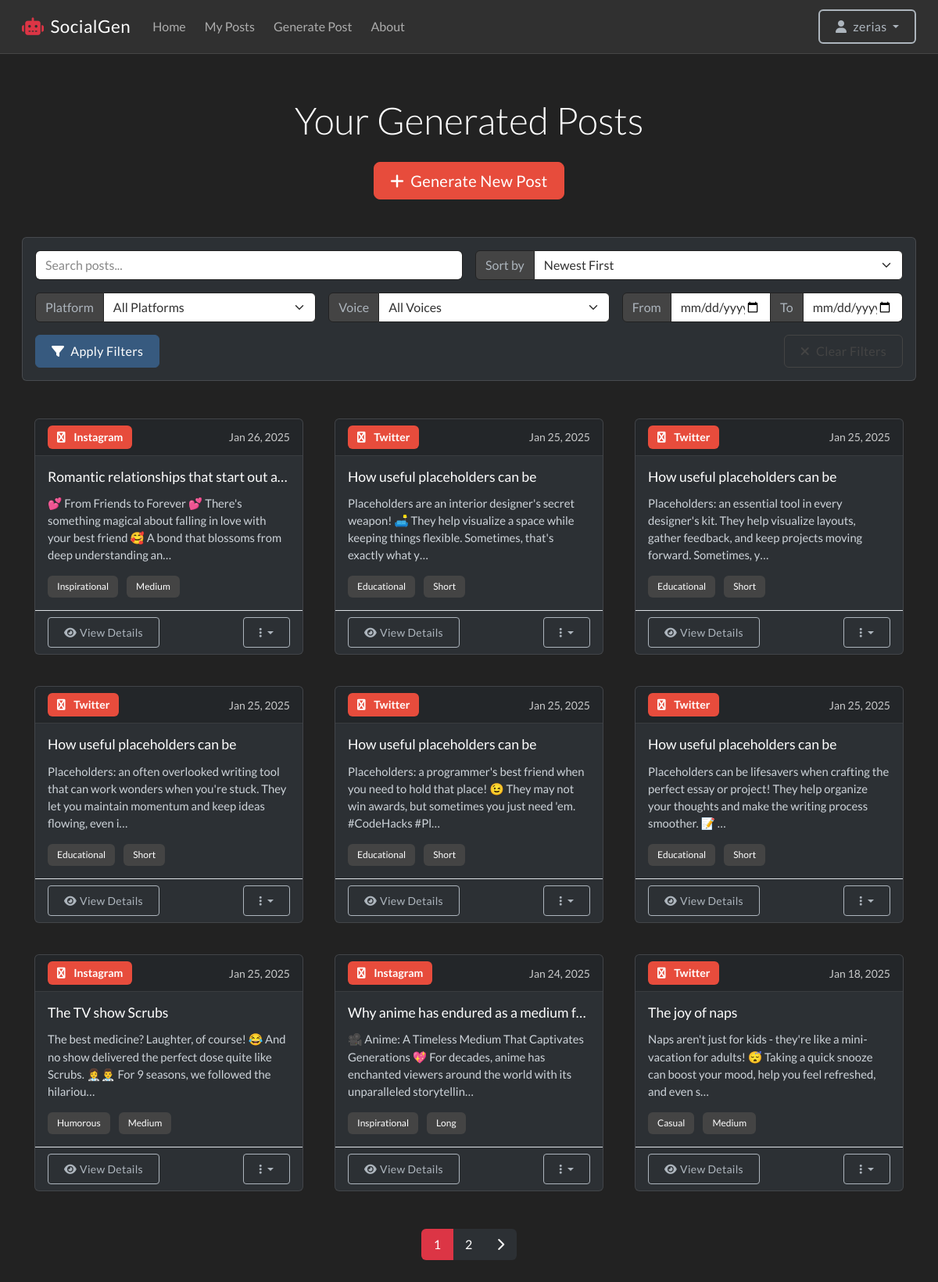
Page /generator/ (signed in) on the committed database.
### generator/models.py (models this page shows, shortened)
class GeneratedPost(models.Model):
    user = models.ForeignKey(User, on_delete=models.CASCADE)
    created_on = models.DateTimeField(auto_now_add=True)
    content = models.TextField()
    PLATFORM_CHOICES = [
        ('LI', 'LinkedIn'),
        ('TW', 'Twitter'),
        ('IG', 'Instagram'),
        ('FB', 'Facebook'),
    ]
    platform = models.CharField(max_length=2, choices=PLATFORM_CHOICES)
    VOICE_CHOICES = [
        ('PRO', 'Professional'),
        ('CAS', 'Casual'),
        ('HUM', 'Humorous'),
        ('EDU', 'Educational'),
        ('INS', 'Inspirational'),
    ]
    brand_voice = models.CharField(max_length=3, choices=VOICE_CHOICES)
    target_audience = models.TextField()
    content_topic = models.TextField()
    call_to_action = models.CharField(max_length=25, blank =True)
    key_points = models.TextField()
    LENGTH_CHOICES = [
        ('S', 'Short'),
        ('M', 'Medium'),
        ('L', 'Long'),
    ]
    post_length = models.CharField(max_length=1, choices=LENGTH_CHOICES)
    ai_response = models.JSONField(null=True, blank=True)
    class Meta:
        ordering = ['created_on']

### generator/views.py (the view)
# urls.py: path('', views.PostListView.as_view(), name='post-list'),
class PostListView(LoginRequiredMixin, ListView):
    template_name = "generator/post_list.html"
    model = GeneratedPost
    context_object_name = "post_list"
    paginate_by = 9
    def get_queryset(self):
        queryset = GeneratedPost.objects.filter(user=self.request.user)
        search_query = self.request.GET.get('search', '')
        if search_query:
            queryset = queryset.filter(
                Q(content_topic__icontains=search_query) |
                Q(content__icontains=search_query) |
                Q(key_points__icontains=search_query)
            )
        platform = self.request.GET.get('platform', '')
        if platform:
            queryset = queryset.filter(platform=platform)
        voice = self.request.GET.get('voice', '')
        if voice:
            queryset = queryset.filter(brand_voice=voice)
        date_from = self.request.GET.get('date_from', '')
        date_to = self.request.GET.get('date_to', '')
        if date_from:
            queryset = queryset.filter(created_on__gte=date_from)
        if date_to:
            queryset = queryset.filter(created_on__lte=date_to)
        sort_by = self.request.GET.get('sort', '-created_on')
        queryset = queryset.order_by(sort_by)
        return queryset
    def get_context_data(self, **kwargs):
        context = super().get_context_data(**kwargs)
        context['search_form'] = SearchFilterForm(self.request.GET)
        return context

### templates/generator/post_list.html (shortened to what this page needs)
{% extends 'base.html' %}
{% load static %}
{% block css %}
<link rel="stylesheet" href="{% static 'css/posts.css' %}">
{% endblock %}
{% block content %}
<div class="posts-container">
    <div class="section-header text-center mb-5">
        <h1 class="display-5">Your Generated Posts</h1>
        <div class="mt-4">
            <a href="{% url 'generator:post-create' %}" class="btn btn-danger btn-lg">
                <i class="fas fa-plus me-2"></i>Generate New Post
            </a>
        </div>
    </div>
    <div class="filter-section mb-4">
        <div class="card">
            <div class="card-body">
                <form method="get" class="post-filter-form" id="filterForm">
                    <div class="row g-3">
                        <div class="col-md-6">
                            {{ search_form.search }}
                        </div>
                        <div class="col-md-6">
                            <div class="input-group">
                                <span class="input-group-text">Sort by</span>
                                {{ search_form.sort }}
                            </div>
                        </div>
                        <div class="col-md-4">
                            <div class="input-group">
                                <span class="input-group-text">Platform</span>
                                {{ search_form.platform }}
                            </div>
                        </div>
                        <div class="col-md-4">
                            <div class="input-group">
                                <span class="input-group-text">Voice</span>
                                {{ search_form.voice }}
                            </div>
                        </div>
                        <div class="col-md-4">
                            <div class="input-group">
                                <span class="input-group-text">From</span>
                                {{ search_form.date_from }}
                                <span class="input-group-text">To</span>
                                {{ search_form.date_to }}
                            </div>
                        </div>
                    </div>
                    <div class="mt-3 d-flex justify-content-between">
                        <button type="submit" class="btn btn-primary">
                            <i class="fas fa-filter me-2"></i>Apply Filters
                        </button>
                        <a href="{% url 'generator:post-list' %}" class="btn btn-outline-secondary">
                            <i class="fas fa-times me-2"></i>Clear Filters
                        </a>
                    </div>
                </form>
            </div>
        </div>
    </div>
    <div class="posts-grid">
        {% if post_list %}
            {% for post in post_list %}
                <div class="post-card">
                    <div class="card h-100">
                        <div class="card-header d-flex justify-content-between align-items-center">
                            <span class="platform-badge badge bg-danger">
                                <i class="fas fa-{{ post.get_platform_display|lower }}"></i>
                                {{ post.get_platform_display }}
                            </span>
                            <small class="text-muted">{{ post.created_on|date:"M d, Y" }}</small>
                        </div>
                        <div class="card-body d-flex flex-column">
                            <div class="post-content flex-grow-1">
                                <h5 class="card-title text-truncate">{{ post.content_topic }}</h5>
                                <p class="card-text">{{ post.content|truncatechars:150 }}</p>
                            </div>
                            <div class="post-meta mt-3">
                                <span class="badge bg-secondary me-2">{{ post.get_brand_voice_display }}</span>
                                <span class="badge bg-secondary">{{ post.get_post_length_display }}</span>
                            </div>
                        </div>
                        <div class="card-footer bg-transparent border-top">
                            <div class="d-flex justify-content-between align-items-center">
                                <a href="{% url 'generator:post-detail' post.pk %}" class="btn btn-outline-light btn-sm">
                                    <i class="fas fa-eye me-1"></i>View Details
                                </a>
                                <div class="dropdown">
                                    <button class="btn btn-outline-light btn-sm dropdown-toggle" type="button"
                                            data-bs-toggle="dropdown" aria-expanded="false">
                                        <i class="fas fa-ellipsis-v"></i>
                                    </button>
                                </div>
                            </div>
                        </div>
                    </div>
                </div>
            {% endfor %}
        {% else %}
            <div class="no-posts text-center">
                <i class="fas fa-file-alt empty-icon mb-3"></i>
                <h3>No Posts Yet</h3>
                <p class="text-muted">Get started by generating your first social media post!</p>
            </div>
        {% endif %}
    </div>
    {% if is_paginated %}
        <nav aria-label="Page navigation" class="pagination-container mt-5">
            <ul class="pagination justify-content-center">
                {% for num in page_obj.paginator.page_range %}
                    <li class="page-item {% if page_obj.number == num %}active{% endif %}">
                        <a class="page-link" href="?page={{ num }}">{{ num }}</a>
                    </li>
                {% endfor %}
                {% if page_obj.has_next %}
                    <li class="page-item">
                        <a class="page-link" href="?page={{ page_obj.next_page_number }}">
                            <i class="fas fa-chevron-right"></i>
                        </a>
                    </li>
                {% endif %}
            </ul>
        </nav>
    {% endif %}
</div>
{% endblock %}

### templates/navbar.html (shortened to what this page needs)
<nav class="navbar navbar-expand-lg bg-dark navbar-dark">
    <div class="container-fluid">
        <a class="navbar-brand" href="{% url 'home' %}">
            <i class="fas fa-robot me-2"></i>SocialGen
        </a>
        <div class="collapse navbar-collapse" id="navbarContent">
            <ul class="navbar-nav me-auto mb-2 mb-lg-0">
                <li class="nav-item">
                    <a class="nav-link {% if request.path == '/' %}active{% endif %}"
                       href="{% url 'home' %}">Home</a>
                </li>
                {% if user.is_authenticated %}
                <li class="nav-item">
                    <a class="nav-link {% if 'post-list' in request.path %}active{% endif %}"
                       href="{% url 'generator:post-list' %}">My Posts</a>
                </li>
                <li class="nav-item">
                    <a class="nav-link {% if 'post-create' in request.path %}active{% endif %}"
                       href="{% url 'generator:post-create' %}">Generate Post</a>
                </li>
                {% endif %}
                <li class="nav-item">
                    <a class="nav-link {% if 'about' in request.path %}active{% endif %}"
                       href="{% url 'about' %}">About</a>
                </li>
            </ul>
            <div class="d-flex align-items-center">
                {% if user.is_authenticated %}
                    <div class="dropdown">
                        <button class="btn btn-outline-light dropdown-toggle" type="button" data-bs-toggle="dropdown" aria-expanded="false">
                            <i class="fas fa-user me-2"></i>{{ user.username }}
                        </button>
                    </div>
                {% endif %}
            </div>
        </div>
    </div>
</nav>

### static/css/base.css (style rules this page uses)
html, body { min-height: 100vh; padding: 0; margin: 0; scroll-behavior: smooth; }
body { display: flex; flex-direction: column; background-color: #222; }
.navbar { border-bottom: 1px solid rgba(255, 255, 255, 0.1); padding: 0.75rem 1rem; }
.navbar-brand { font-size: 1.4rem; font-weight: 500; letter-spacing: 0.5px; }
.navbar-brand i { color: #dc3545; }
.navbar-nav .nav-link { padding: 0.5rem 1rem; margin: 0 0.25rem; border-radius: 4px; transition: background-color 0.2s ease; }
.btn-outline-light { border-width: 2px; padding: 0.375rem 1rem; transition: all 0.2s ease; }
.btn { font-weight: 500; letter-spacing: 0.3px; padding: 0.5rem 1.25rem; }
.card { background-color: #2c3034; border: 1px solid rgba(255, 255, 255, 0.125); }

### static/css/posts.css (style rules this page uses)
.posts-container { max-width: 1200px; margin: 0 auto; padding: 2rem 1rem; }
.posts-grid { display: grid; grid-template-columns: repeat(auto-fill, minmax(300px, 1fr)); gap: 2.5rem; margin: 3rem auto; padding: 0 1rem; }
.post-card .card { border: 1px solid rgba(255, 255, 255, 0.1); }
.post-card .card-header { background-color: rgba(0, 0, 0, 0.2); border-bottom: 1px solid rgba(255, 255, 255, 0.1); }
.platform-badge { font-size: 0.875rem; padding: 0.5rem 0.75rem; }
.platform-badge i { margin-right: 0.5rem; }
.post-content { min-height: 120px; }
.post-content .card-title { font-size: 1.1rem; margin-bottom: 0.75rem; color: #fff; }
.post-content .card-text { color: #ced4da; font-size: 0.925rem; line-height: 1.5; }
.post-meta .badge { font-weight: normal; padding: 0.5rem 0.75rem; }
.card-footer { background-color: rgba(0, 0, 0, 0.1); }
.card-footer .btn-outline-light { border-width: 1px; font-size: 0.875rem; }
.pagination-container { margin-top: 3rem; }
.pagination .page-link { background-color: #2c3034; border-color: rgba(255, 255, 255, 0.1); color: #fff; padding: 0.5rem 1rem; }
.pagination .active .page-link { background-color: #dc3545; border-color: #dc3545; }

### rows in the picture
GeneratedPost: platform "Instagram", created_on "Jan 26, 2025", content_topic "Romantic relationships that start out a…", content "💕 From Friends to Forever 💕 There's something magical about falling in love with your best friend 🥰 A bond that blossoms from deep understanding an…", brand_voice "Inspirational", post_length "Medium"
GeneratedPost: platform "Twitter", created_on "Jan 25, 2025", content_topic "How useful placeholders can be", content "Placeholders are an interior designer's secret weapon! 🛋️ They help visualize a space while keeping things flexible. Sometimes, that's exactly what y…", brand_voice "Educational", post_length "Short"
GeneratedPost: platform "Twitter", created_on "Jan 25, 2025", content_topic "How useful placeholders can be", content "Placeholders: an essential tool in every designer's kit. They help visualize layouts, gather feedback, and keep projects moving forward. Sometimes, y…", brand_voice "Educational", post_length "Short"
GeneratedPost: platform "Twitter", created_on "Jan 25, 2025", content_topic "How useful placeholders can be", content "Placeholders: an often overlooked writing tool that can work wonders when you're stuck. They let you maintain momentum and keep ideas flowing, even i…", brand_voice "Educational", post_length "Short"
GeneratedPost: platform "Twitter", created_on "Jan 25, 2025", content_topic "How useful placeholders can be", content "Placeholders: a programmer's best friend when you need to hold that place! 😉 They may not win awards, but sometimes you just need 'em. #CodeHacks #Pl…", brand_voice "Educational", post_length "Short"
GeneratedPost: platform "Twitter", created_on "Jan 25, 2025", content_topic "How useful placeholders can be", content "Placeholders can be lifesavers when crafting the perfect essay or project! They help organize your thoughts and make the writing process smoother. 📝 …", brand_voice "Educational", post_length "Short"
GeneratedPost: platform "Instagram", created_on "Jan 25, 2025", content_topic "The TV show Scrubs", content "The best medicine? Laughter, of course! 😂 And no show delivered the perfect dose quite like Scrubs. 👩‍⚕️👨‍⚕️ For 9 seasons, we followed the hilariou…", brand_voice "Humorous", post_length "Medium"
GeneratedPost: platform "Instagram", created_on "Jan 24, 2025", content_topic "Why anime has endured as a medium f…", content "🎥 Anime: A Timeless Medium That Captivates Generations 💖 For decades, anime has enchanted viewers around the world with its unparalleled storytellin…", brand_voice "Inspirational", post_length "Long"
GeneratedPost: platform "Twitter", created_on "Jan 18, 2025", content_topic "The joy of naps", content "Naps aren't just for kids - they're like a mini-vacation for adults! 😴 Taking a quick snooze can boost your mood, help you feel refreshed, and even s…", brand_voice "Casual", post_length "Medium"

### other values in the picture
{{ user.username }} "zerias"
{{ num }} "1" "2"
